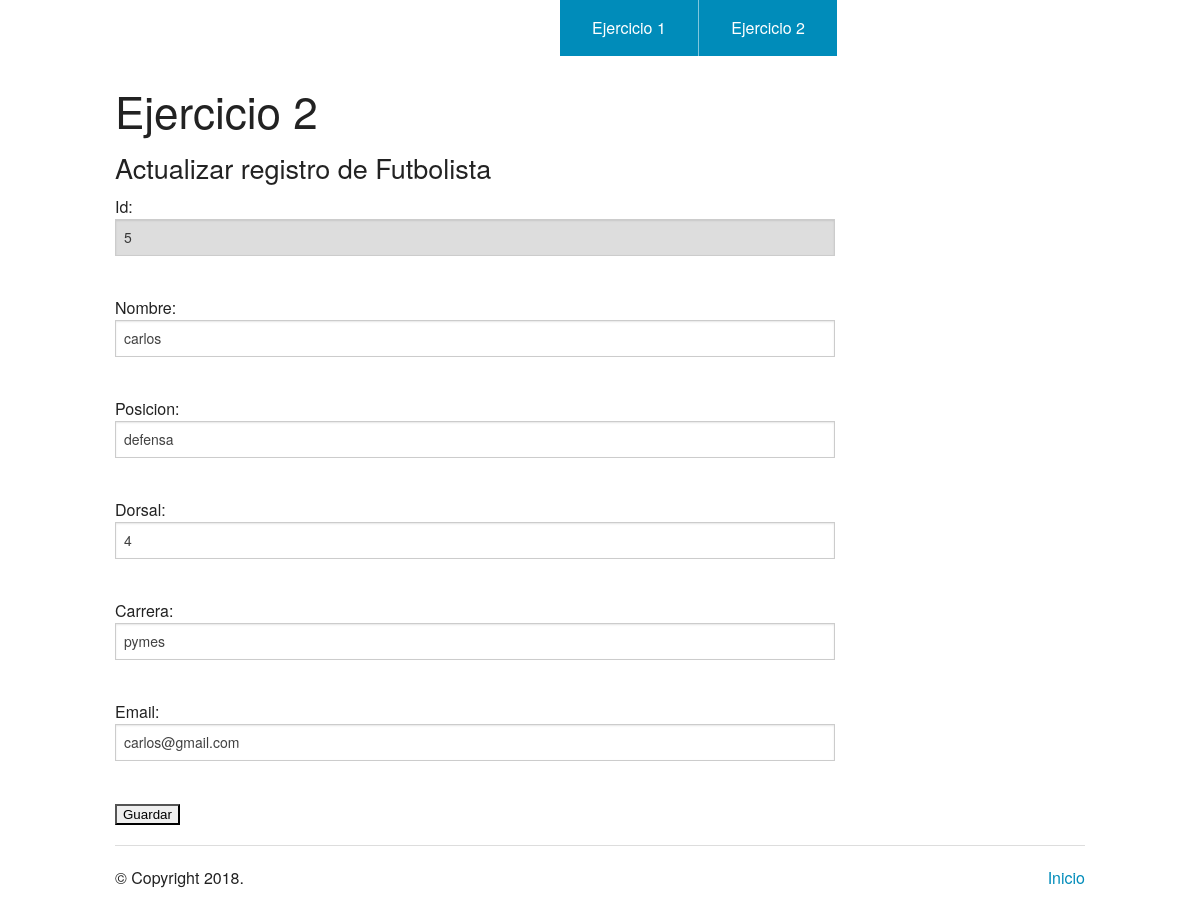
The app's page /detalles_fut.php?id=5 with its own data.
### tables this page shows
CREATE TABLE `futbolistas` (
  `id` int(11) NOT NULL,
  `nombre` varchar(30) NOT NULL,
  `posicion` varchar(30) NOT NULL,
  `dorsal` int(3) NOT NULL,
  `carrera` varchar(30) NOT NULL,
  `email` varchar(30) NOT NULL
);

### gestion.php (called while the page is built, shortened)
<?php
	$conexion = BDConnection('practica6_2');
	function getPlayer($tabla_jugadores, $id_player){
		global $conexion;
		$player = $conexion->prepare('SELECT * from '.$tabla_jugadores.' where id = :id_player');
		$player->bindParam(':id_player',$id_player);
		$player->execute();
		return $player->fetchAll();
	}
 ?>

### detalles_fut.php (the view, shortened to what this page needs)
<?php
	include_once('gestion.php');
	$id = isset( $_GET['id'] ) ? $_GET['id'] : '';
	$player = getPlayer('futbolistas', $id);
?>
<!doctype html>
<html class="no-js" lang="en">
  <head>
    <link rel="stylesheet" href="./css/foundation.css" />
  </head>
  <body>
    <?php require_once('header.php'); ?>
    <div class="row">
      <div class="large-9 columns">
        <h1>Ejercicio 2</h1>
        <h3>Actualizar registro de Futbolista</h3>
        <div class="section-container tabs" data-section>
          <section class="section">
            <div class="content" data-slug="panel1">
              <form method="post">
                Id: <input type="text" name="id" value="<?php echo $player[0]['id']; ?>" disabled>
                <br>
                Nombre: <input type="text" name="nombre" value="<?php echo $player[0]['nombre']; ?>">
                <br>
                Posicion: <input type="text" name="posicion" value="<?php echo $player[0]['posicion']; ?>">
                <br>
                Dorsal: <input type="number" name="dorsal" value="<?php echo $player[0]['dorsal']; ?>">
                <br>
                Carrera: <input type="text" name="carrera" value="<?php echo $player[0]['carrera']; ?>">
                <br>
                Email: <input type="text" name="email" value="<?php echo $player[0]['email']; ?>">
                <br>
                <input type="submit" name="submit" value="Guardar">
            </form>
            </div>
          </section>
        </div>
      </div>
    </div>
    <?php require_once('footer.php'); ?>

### records on screen
futbolistas: id "5", nombre "carlos", posicion "defensa", dorsal "4", carrera "pymes", email "carlos@gmail.com"
